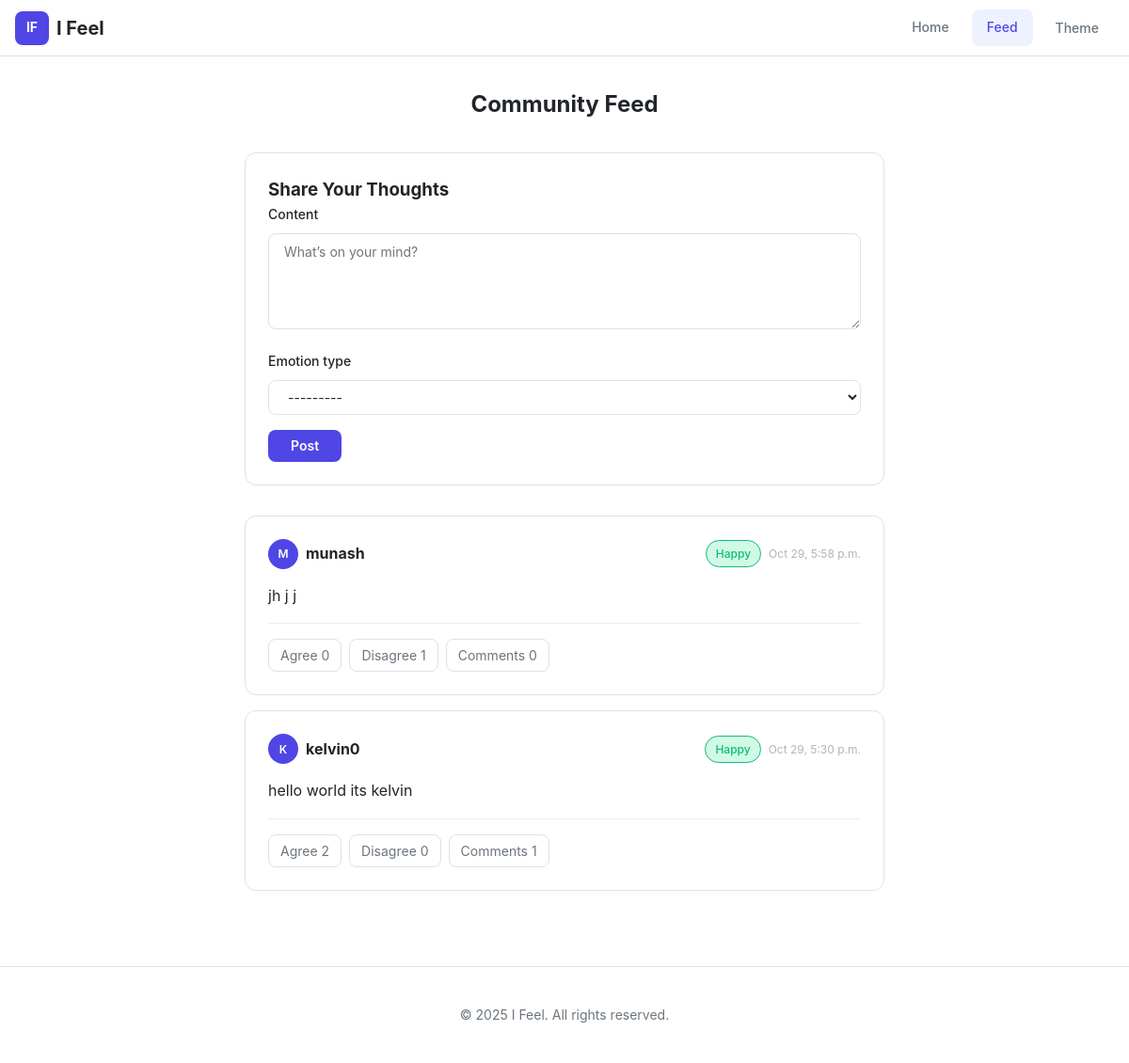
The page /feed/ (signed in) on the database its author committed.
### core/models.py (models this page shows, shortened)
class Post(models.Model):
    content = models.TextField()
    emotion_type = models.CharField(max_length=100, choices=emotion_type)
    created_at = models.DateTimeField(auto_now_add=True)
    user = models.ForeignKey(User, on_delete=models.CASCADE)
    class Meta:
        ordering = ['-created_at']

### core/views.py (the view)
# urls.py: path('feed/', feed, name='feed'),
@login_required
def feed(request):
    if request.method == "POST":
        form = PostForm(request.POST)
        if form.is_valid():
            post = form.save(commit=False)
            post.user = request.user
            post.save()
            messages.success(request, "Your post was successfully shared!")
            return redirect('feed')
        else:
            messages.error(request, "Post could not be submitted. Please correct the errors below.")
    else:
        form = PostForm()
    posts = Post.objects.annotate(
        like_count=Count('like', distinct=True),
        dislike_count=Count('dislike', distinct=True),
        comment_count=Count('comment', distinct=True)
    ).order_by('-created_at')
    comment_form = CommentForm() # Always needed for comments section
    return render(request, "core/feed.html", {
        'posts': posts,
        'form': form, # Form instance (either fresh or with validation errors)
        'comment_form': comment_form,
    })

### core/forms.py
class PostForm(forms.ModelForm):
    def __init__(self, *args, **kwargs):
        super().__init__(*args, **kwargs)
        for name, field in self.fields.items():
             field.widget.attrs.update({'class': TAILWIND_INPUT_CLASSES})
    class Meta:
        model = Post
        fields = ['content', 'emotion_type']
        widgets = {
            'content': forms.Textarea(attrs={'rows': 4, 'placeholder': 'What’s on your mind?'}),
        }

class CommentForm(forms.ModelForm):
    def __init__(self, *args, **kwargs):
        super().__init__(*args, **kwargs)
        self.fields['content'].widget.attrs.update({'class': TAILWIND_INPUT_CLASSES})
    class Meta:
        model = Comment
        fields = ['content', 'is_supportive']
        widgets = {
            'content': forms.Textarea(attrs={'rows': 2, 'placeholder': 'Leave a comment...'}),
            'is_supportive': forms.CheckboxInput(),
        }

### core/templates/core/feed.html (shortened to what this page needs)
{% extends "base.html" %}
{% load static %}
{% block content %}
<div class="feed-container">
    <h2 class="feed-title">Community Feed</h2>
    {% if user.is_authenticated %}
        <div class="create-post-card">
            <h3>Share Your Thoughts</h3>
            <form action="{% url 'feed' %}" method="POST">
                {% for field in form %}
                    <div class="form-group">
                        <label for="{{ field.id_for_label }}">{{ field.label }}</label>
                        {{ field }}
                    </div>
                {% endfor %}
                <button type="submit" class="btn primary">Post</button>
            </form>
        </div>
    {% else %}
        <div class="text-center" style="padding: 2rem;">
            <a href="{% url 'login' %}" class="btn primary">Log in to share</a>
        </div>
    {% endif %}
    <div class="posts-list">
        {% for post in posts %}
          <div class="post-card" data-post-id="{{ post.id }}">
            <div class="post-header">
              <div class="flex items-center gap-2">
                <div class="avatar-placeholder avatar-sm">{{ post.user.username|first|upper }}</div>
                <strong>{{ post.user.username }}</strong>
              </div>
              <div class="flex items-center gap-2">
                <span class="badge">{{ post.emotion_type|title }}</span>
                <small class="post-date">{{ post.created_at|date:"M j, g:i a" }}</small>
              </div>
            </div>
            <div class="post-body">
              <p>{{ post.content }}</p>
            </div>
            <div class="post-footer">
              {% if user.is_authenticated %}
                <form action="{% url 'like_post' post.id %}" method="POST" style="display:inline;" class="js-like-form">
                  <button type="submit" class="btn-action">
                    Agree <span id="like-count-{{ post.id }}">{{ post.like_count }}</span>
                  </button>
                </form>
                <form action="{% url 'dislike_post' post.id %}" method="POST" style="display:inline;" class="js-dislike-form">
                  <button type="submit" class="btn-action">
                    Disagree <span id="dislike-count-{{ post.id }}">{{ post.dislike_count }}</span>
                  </button>
                </form>
              {% endif %}
              <button class="toggle-comments-btn" data-post-id="{{ post.id }}" onclick="toggleComments('comments-{{ post.id }}', this)">
                Comments <span id="comment-count-{{ post.id }}">{{ post.comment_count }}</span>
              </button>
            </div>
          </div>
        {% empty %}
          <p class="empty-feed-text">No posts yet. Be the first!</p>
        {% endfor %}
    </div>
</div>
{% endblock %}

### rows shown on the page
Post: user.username|first "M", user.username "munash", emotion_type "Happy", created_at "Oct 29, 5:58 p.m.", content "jh j j", like_count "0", dislike_count "1", comment_count "0"
Post: user.username|first "K", user.username "kelvin0", emotion_type "Happy", created_at "Oct 29, 5:30 p.m.", content "hello world its kelvin", like_count "2", dislike_count "0", comment_count "1"

### other values the page prints
{{ field.label }} "Content" "Emotion type"
